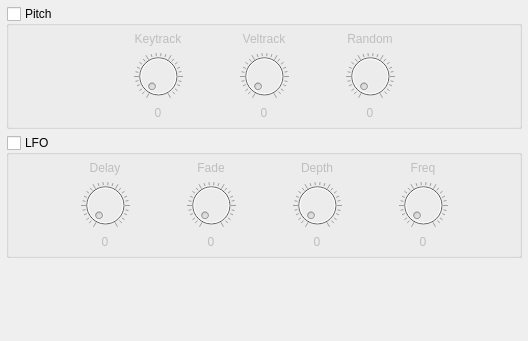
       <widget class="QWidget" name="tabPitch">
        <attribute name="title">
         <string>Pitch</string>
        </attribute>
        <layout class="QGridLayout" name="layPitch">
         <property name="sizeConstraint">
          <enum>QLayout::SetNoConstraint</enum>
         </property>
         <property name="leftMargin">
          <number>6</number>
         </property>
         <property name="topMargin">
          <number>6</number>
         </property>
         <property name="rightMargin">
          <number>6</number>
         </property>
         <property name="bottomMargin">
          <number>6</number>
         </property>
         <item row="0" column="0">
          <widget class="QGroupBox" name="gbxPitch">
           <property name="title">
            <string>Pitch</string>
           </property>
           <property name="checkable">
            <bool>true</bool>
           </property>
           <property name="checked">
            <bool>false</bool>
           </property>
           <layout class="QGridLayout" name="layGbxPitch">
            <property name="sizeConstraint">
             <enum>QLayout::SetNoConstraint</enum>
            </property>
            <property name="leftMargin">
             <number>6</number>
            </property>
            <property name="topMargin">
             <number>6</number>
            </property>
            <property name="rightMargin">
             <number>6</number>
            </property>
            <property name="bottomMargin">
             <number>6</number>
            </property>
            <item row="1" column="0" colspan="2">
             <layout class="QGridLayout" name="layPitchKnobs" rowstretch="0,0,0" columnstretch="0,0,0,0,0">
              <property name="sizeConstraint">
               <enum>QLayout::SetNoConstraint</enum>
              </property>
              <item row="0" column="3">
               <widget class="QLabel" name="lblPitchRandom">
                <property name="sizePolicy">
                 <sizepolicy hsizetype="Expanding" vsizetype="Preferred">
                  <horstretch>0</horstretch>
                  <verstretch>0</verstretch>
                 </sizepolicy>
                </property>
                <property name="text">
                 <string>Random</string>
                </property>
                <property name="alignment">
                 <set>Qt::AlignCenter</set>
                </property>
               </widget>
              </item>
              <item row="1" column="3">
               <widget class="QDial" name="knbPitchRandom">
                <property name="maximumSize">
                 <size>
                  <width>16777215</width>
                  <height>48</height>
                 </size>
                </property>
                <property name="notchesVisible">
                 <bool>true</bool>
                </property>
               </widget>
              </item>
              <item row="0" column="1">
               <widget class="QLabel" name="lblPitchKeytrack">
                <property name="sizePolicy">
                 <sizepolicy hsizetype="Expanding" vsizetype="Preferred">
                  <horstretch>0</horstretch>
                  <verstretch>0</verstretch>
                 </sizepolicy>
                </property>
                <property name="text">
                 <string>Keytrack</string>
                </property>
                <property name="alignment">
                 <set>Qt::AlignCenter</set>
                </property>
               </widget>
              </item>
              <item row="2" column="2">
               <widget class="QLabel" name="lblPitchVeltrackVal">
                <property name="text">
                 <string>0</string>
                </property>
                <property name="alignment">
                 <set>Qt::AlignCenter</set>
                </property>
               </widget>
              </item>
              <item row="1" column="2">
               <widget class="QDial" name="knbPitchVeltrack">
                <property name="maximumSize">
                 <size>
                  <width>16777215</width>
                  <height>48</height>
                 </size>
                </property>
                <property name="notchesVisible">
                 <bool>true</bool>
                </property>
               </widget>
              </item>
              <item row="1" column="0">
               <spacer name="hspPitchL">
                <property name="orientation">
                 <enum>Qt::Horizontal</enum>
                </property>
                <property name="sizeHint" stdset="0">
                 <size>
                  <width>40</width>
                  <height>20</height>
                 </size>
                </property>
               </spacer>
              </item>
              <item row="1" column="1">
               <widget class="QDial" name="knbPitchKeytrack">
                <property name="maximumSize">
                 <size>
                  <width>16777215</width>
                  <height>48</height>
                 </size>
                </property>
                <property name="notchesVisible">
                 <bool>true</bool>
                </property>
               </widget>
              </item>
              <item row="2" column="3">
               <widget class="QLabel" name="lblPitchRandomVal">
                <property name="text">
                 <string>0</string>
                </property>
                <property name="alignment">
                 <set>Qt::AlignCenter</set>
                </property>
               </widget>
              </item>
              <item row="2" column="1">
               <widget class="QLabel" name="lblPitchKeytrackVal">
                <property name="text">
                 <string>0</string>
                </property>
                <property name="alignment">
                 <set>Qt::AlignCenter</set>
                </property>
               </widget>
              </item>
              <item row="0" column="2">
               <widget class="QLabel" name="lblPitchVeltrack">
                <property name="sizePolicy">
                 <sizepolicy hsizetype="Expanding" vsizetype="Preferred">
                  <horstretch>0</horstretch>
                  <verstretch>0</verstretch>
                 </sizepolicy>
                </property>
                <property name="text">
                 <string>Veltrack</string>
                </property>
                <property name="alignment">
                 <set>Qt::AlignCenter</set>
                </property>
               </widget>
              </item>
              <item row="1" column="4">
               <spacer name="hspPitchR">
                <property name="orientation">
                 <enum>Qt::Horizontal</enum>
                </property>
                <property name="sizeHint" stdset="0">
                 <size>
                  <width>40</width>
                  <height>20</height>
                 </size>
                </property>
               </spacer>
              </item>
             </layout>
            </item>
           </layout>
          </widget>
         </item>
         <item row="1" column="0">
          <widget class="QGroupBox" name="gbxPitchLfo">
           <property name="title">
            <string>LFO</string>
           </property>
           <property name="checkable">
            <bool>true</bool>
           </property>
           <property name="checked">
            <bool>false</bool>
           </property>
           <layout class="QGridLayout" name="layGbxPitchLfo">
            <property name="sizeConstraint">
             <enum>QLayout::SetNoConstraint</enum>
            </property>
            <property name="leftMargin">
             <number>6</number>
            </property>
            <property name="topMargin">
             <number>6</number>
            </property>
            <property name="rightMargin">
             <number>6</number>
            </property>
            <property name="bottomMargin">
             <number>6</number>
            </property>
            <item row="1" column="3">
             <widget class="QDial" name="knbPitchDepth">
              <property name="maximumSize">
               <size>
                <width>16777215</width>
                <height>48</height>
               </size>
              </property>
              <property name="notchesVisible">
               <bool>true</bool>
              </property>
             </widget>
            </item>
            <item row="2" column="2">
             <widget class="QLabel" name="lblPitchLfoFadeVal">
              <property name="text">
               <string>0</string>
              </property>
              <property name="alignment">
               <set>Qt::AlignCenter</set>
              </property>
             </widget>
            </item>
            <item row="1" column="2">
             <widget class="QDial" name="knbPitchFade">
              <property name="maximumSize">
               <size>
                <width>16777215</width>
                <height>48</height>
               </size>
              </property>
              <property name="notchesVisible">
               <bool>true</bool>
              </property>
             </widget>
            </item>
            <item row="1" column="4">
             <widget class="QDial" name="knbPitchFreq">
              <property name="maximumSize">
               <size>
                <width>16777215</width>
                <height>48</height>
               </size>
              </property>
              <property name="notchesVisible">
               <bool>true</bool>
              </property>
             </widget>
            </item>
            <item row="2" column="3">
             <widget class="QLabel" name="lblPitchLfoDepthVal">
              <property name="text">
               <string>0</string>
              </property>
              <property name="alignment">
               <set>Qt::AlignCenter</set>
              </property>
             </widget>
            </item>
            <item row="2" column="1">
             <widget class="QLabel" name="lblPitchLfoDelayVal">
              <property name="text">
               <string>0</string>
              </property>
              <property name="alignment">
               <set>Qt::AlignCenter</set>
              </property>
             </widget>
            </item>
            <item row="0" column="3">
             <widget class="QLabel" name="lblPitchLfoDepth">
              <property name="sizePolicy">
               <sizepolicy hsizetype="Expanding" vsizetype="Preferred">
                <horstretch>0</horstretch>
                <verstretch>0</verstretch>
               </sizepolicy>
              </property>
              <property name="text">
               <string>Depth</string>
              </property>
              <property name="alignment">
               <set>Qt::AlignCenter</set>
              </property>
             </widget>
            </item>
            <item row="0" column="4">
             <widget class="QLabel" name="lblPitchLfoFreq">
              <property name="sizePolicy">
               <sizepolicy hsizetype="Expanding" vsizetype="Preferred">
                <horstretch>0</horstretch>
                <verstretch>0</verstretch>
               </sizepolicy>
              </property>
              <property name="text">
               <string>Freq</string>
              </property>
              <property name="alignment">
               <set>Qt::AlignCenter</set>
              </property>
             </widget>
            </item>
            <item row="0" column="2">
             <widget class="QLabel" name="lblPitchLfoFade">
              <property name="sizePolicy">
               <sizepolicy hsizetype="Expanding" vsizetype="Preferred">
                <horstretch>0</horstretch>
                <verstretch>0</verstretch>
               </sizepolicy>
              </property>
              <property name="text">
               <string>Fade</string>
              </property>
              <property name="alignment">
               <set>Qt::AlignCenter</set>
              </property>
             </widget>
            </item>
            <item row="2" column="4">
             <widget class="QLabel" name="lblPitchLfoFreqVal">
              <property name="text">
               <string>0</string>
              </property>
              <property name="alignment">
               <set>Qt::AlignCenter</set>
              </property>
             </widget>
            </item>
            <item row="1" column="1">
             <widget class="QDial" name="knbPitchDelay">
              <property name="maximumSize">
               <size>
                <width>16777215</width>
                <height>48</height>
               </size>
              </property>
              <property name="notchesVisible">
               <bool>true</bool>
              </property>
             </widget>
            </item>
            <item row="0" column="1">
             <widget class="QLabel" name="lblPitchLfoDelay">
              <property name="sizePolicy">
               <sizepolicy hsizetype="Expanding" vsizetype="Preferred">
                <horstretch>0</horstretch>
                <verstretch>0</verstretch>
               </sizepolicy>
              </property>
              <property name="text">
               <string>Delay</string>
              </property>
              <property name="alignment">
               <set>Qt::AlignCenter</set>
              </property>
             </widget>
            </item>
            <item row="1" column="0">
             <spacer name="hspPitchLfoL">
              <property name="orientation">
               <enum>Qt::Horizontal</enum>
              </property>
              <property name="sizeHint" stdset="0">
               <size>
                <width>40</width>
                <height>20</height>
               </size>
              </property>
             </spacer>
            </item>
            <item row="1" column="5">
             <spacer name="hspPitchLfoR">
              <property name="orientation">
               <enum>Qt::Horizontal</enum>
              </property>
              <property name="sizeHint" stdset="0">
               <size>
                <width>40</width>
                <height>20</height>
               </size>
              </property>
             </spacer>
            </item>
           </layout>
          </widget>
         </item>
         <item row="2" column="0">
          <spacer name="vspPitch">
           <property name="orientation">
            <enum>Qt::Vertical</enum>
           </property>
           <property name="sizeHint" stdset="0">
            <size>
             <width>20</width>
             <height>77</height>
            </size>
           </property>
          </spacer>
         </item>
        </layout>
       </widget>
